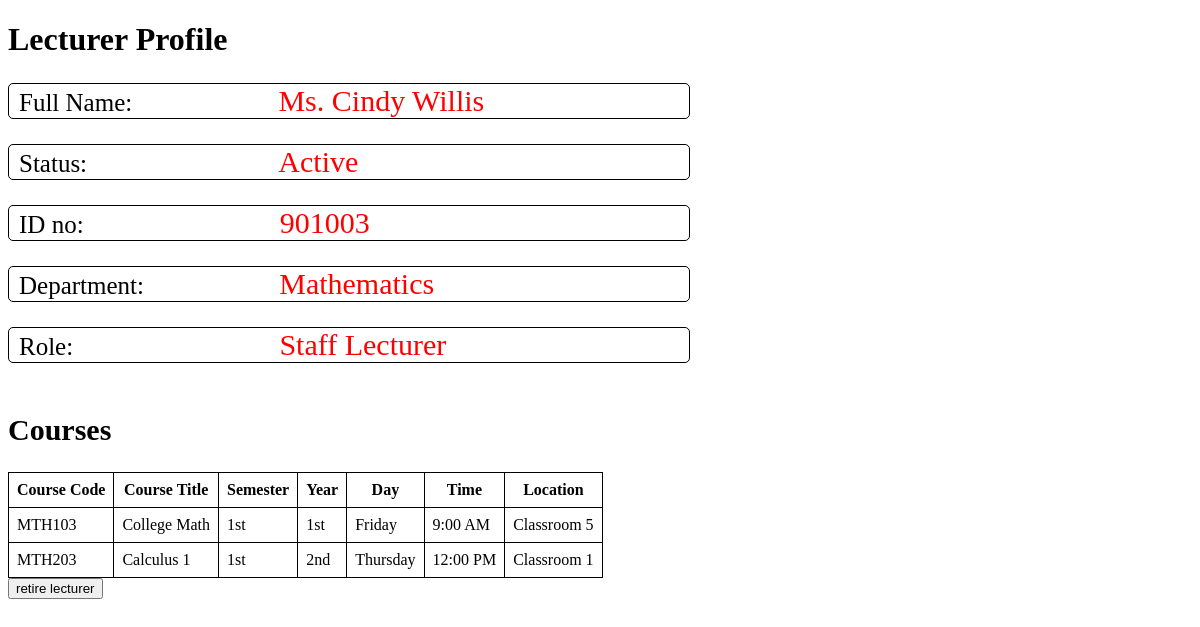
Before: /viewSingleLecturer.php?id=901003 with the older database file.
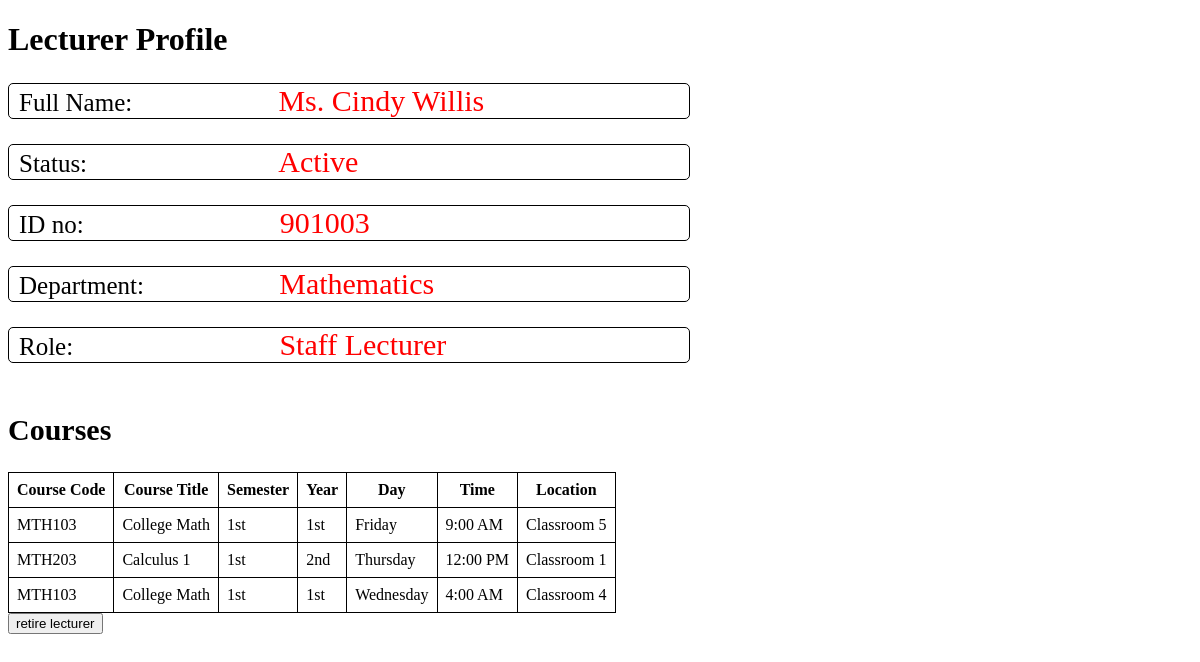
After: the same page with the newer database file.
### tables this page shows
create table Course_Schedule
(
	courseScheduleSection int not null,  
	courseScheduleCode varchar(10) not null,  
    courseScheduleSemester int not null,
    courseScheduleYear int not null,
    courseScheduleDay int not null,  
    courseScheduleTime int not null,
    courseScheduleLocation varchar(20) not null,
    courseScheduleLecturerID int not null,  
    primary key(courseScheduleSection,courseScheduleCode,courseScheduleLecturerID),
    foreign key (courseScheduleCode) references Courses(coursecode),
    foreign key (courseScheduleLecturerID) references Lecturers(lecturerID)
);

create table Courses
(
	coursecode varchar(10) not null,
	coursetitle varchar(30) not null,
    coursecredits int not null,
    coursedegreelevel varchar(20) not null,    
    primary key (coursecode)
);

### viewSingleLecturer.php (the view, shortened to what this page needs)
<?php
	include "connect.php";
?>
<!DOCTYPE html>
<html>
    <head>
    </head>
    <body>
    <?php
        function DOTW($data)
        {
            if($data == 3){return "Wednesday";}
            if($data == 4){return "Thursday";}
            if($data == 5){return "Friday";}
        }
        function YEAR($data)
        {
            if($data == 1){return "1st";}
            if($data == 2){return "2nd";}
        }
        function SEMESTER($data)
        {
            if($data == 1){return "1st";}
        }
        function TOD($data)
        {
            if($data > 12){return strval($data - 12) . ":00 PM";}
            else if ($data == 12){return strval($data) . ":00 PM";}
            else{return strval($data) . ":00 AM";}
        }
        function ARCHIVED_OR_NOT()
        {
            $data = "select * from Active_Lecturers where Active_LecturerID = $_GET[id]";
            return $data;
        }
        $viewquery="select * from Lecturers, Course_Schedule, Courses where Course_Schedule.courseScheduleLecturerID = Lecturers.lecturerID and Courses.coursecode = Course_Schedule.courseScheduleCode and courseScheduleLecturerID = $_GET[id]";
        $result=mysqli_query($connection,$viewquery)or die('Error query not working');
        if($result->num_rows>0)
        {
    ?>
            <div>
                <h1>Lecturer Profile</h1>
                <p>Full Name: <span id="name"><?php echo $_SESSION['title']." ".$_SESSION['fname']." ".$_SESSION['lname']; ?></span></p>
                <p>Status: <span id="status"><?php echo $_SESSION['status']; ?></span></p>
                <p>ID no: <span id="lecturerID"><?php echo $_SESSION['lecturerID']; ?></span></p>
                <p>Department: <span id="department"><?php echo $_SESSION['department']; ?></span></p>
                <p>Role: <span id="position"><?php echo $_SESSION['position']; ?></span></p>
            </div>
            <h2>Courses</h2>
    <?php
            echo"<table id='table1'>";
            echo"<tr><th>Course Code</th><th>Course Title</th><th>Semester</th><th>Year</th><th>Day</th><th>Time</th><th>Location</th></tr>";
            while($row=$result->fetch_assoc())
            {
                $dotw = DOTW($row['courseScheduleDay']);
                $year = YEAR($row['courseScheduleYear']);
                $semester = SEMESTER($row['courseScheduleSemester']);
                $tod = TOD($row['courseScheduleTime']);
                echo"<tr><td>$row[courseScheduleCode]</td><td>$row[coursetitle]</td><td>$semester</td><td>$year</td><td>$dotw</td><td>$tod</td><td>$row[courseScheduleLocation]</td></tr>";
            }
            echo"</table>";
            $result=mysqli_query($connection,ARCHIVED_OR_NOT())or die('Error query not working');
            if($result->num_rows>0)
            {
                echo "<form action='retirelecturer.php?id=$_GET[id]' method='POST'><input type ='submit' name='submit' value='retire lecturer'></form>";
            }
            else
            {
                echo "<form action='unretirelecturer.php?id=$_GET[id]' method='POST'><input type ='submit' name='submit' value='unretire lecturer'></form>";
            }
        }
    ?>
    </body>
</html>

### viewSingleLecturer.php (style rules this page uses)
#table1, th, td { border: 1px solid black; border-collapse: collapse; padding: 0.5rem; }
h2 { font-size: 30px; padding-top: 25px; }
p { width: 670px; font-size: 25px; border: 1px solid black; border-radius: 5px; overflow: hidden; padding-left: 10px; }
span { font-size: 30px; color:red; }
#name { padding-left: 140px; }
#status { padding-left: 185px; }
#lecturerID { padding-left: 190px; }
#department { padding-left: 129px; }
#position { padding-left: 200px; }

Changed rows visible on the page:
added course_schedule: courseScheduleCode "MTH103", courseScheduleCode.coursetitle "College Math", courseScheduleSemester "1st", courseScheduleYear "1st", courseScheduleDay "Wednesday", courseScheduleTime "4:00 AM", courseScheduleLocation "Classroom 4"
